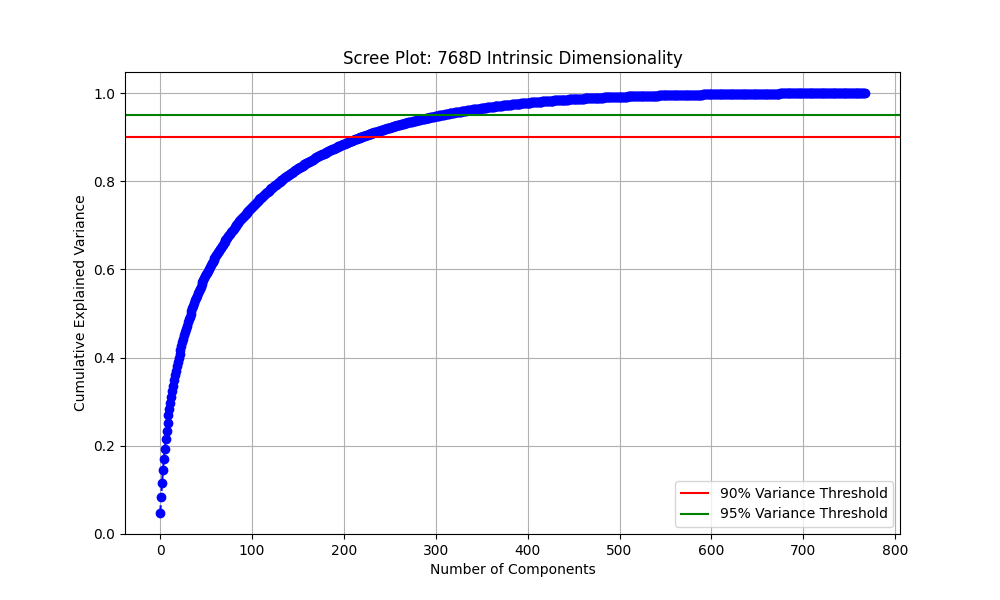

Python code for this plot:
import numpy as np
import matplotlib.pyplot as plt
from sklearn.decomposition import PCA

# 1. Load the new 768D embeddings
input_file = 'spider_768_embeddings.npz'
print(f"Loading {input_file}...")
data = np.load(input_file)
X = data['X']

# 2. Run PCA to calculate explained variance
print("Calculating PCA variance components...")
pca = PCA().fit(X)
cumulative_variance = np.cumsum(pca.explained_variance_ratio_)

# 3. Create the Scree Plot
plt.figure(figsize=(10, 6))
plt.plot(cumulative_variance, marker='o', linestyle='--', color='b')
plt.xlabel('Number of Components')
plt.ylabel('Cumulative Explained Variance')
plt.title('Scree Plot: 768D Intrinsic Dimensionality')
plt.axhline(y=0.90, color='r', linestyle='-', label='90% Variance Threshold')
plt.axhline(y=0.95, color='g', linestyle='-', label='95% Variance Threshold')
plt.grid(True)
plt.legend()

# 4. Save and Show
save_path = 'scree_plot_768.png'
plt.savefig(save_path)
print(f"Scree plot saved to {save_path}")
plt.show()

# 5. Output some key stats
n_90 = np.argmax(cumulative_variance >= 0.90) + 1
n_95 = np.argmax(cumulative_variance >= 0.95) + 1
print(f"\n--- Results ---")
print(f"To capture 90% info: {n_90} dimensions needed.")
print(f"To capture 95% info: {n_95} dimensions needed.")
print(f"Total Dimensions available: 768")
